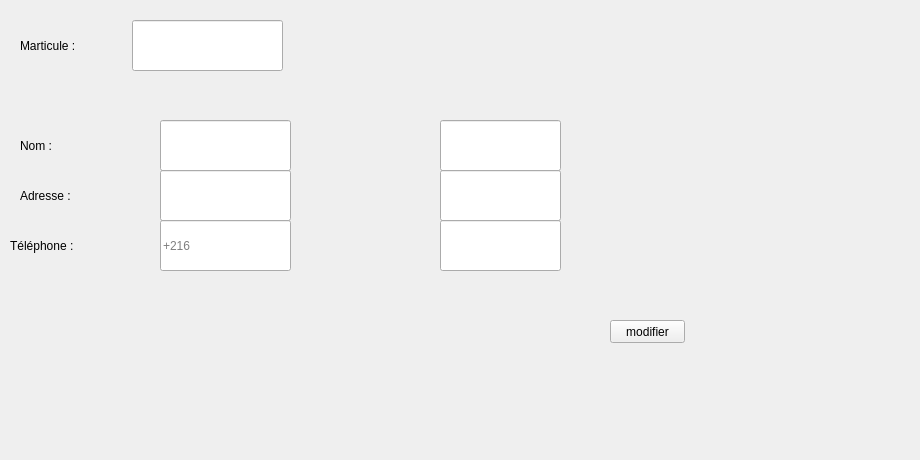
     <widget class="QWidget" name="tab_6">
      <attribute name="icon">
       <iconset>
        <normaloff>../../gestion_fournisseur/gEdit.png</normaloff>../../gestion_fournisseur/gEdit.png</iconset>
      </attribute>
      <attribute name="title">
       <string>Modifier</string>
      </attribute>
      <widget class="QLabel" name="label_9">
       <property name="geometry">
        <rect>
         <x>-20</x>
         <y>-30</y>
         <width>911</width>
         <height>451</height>
        </rect>
       </property>
       <property name="text">
        <string/>
       </property>
       <property name="pixmap">
        <pixmap resource="ressources.qrc">:/images/img/imf.jpg</pixmap>
       </property>
      </widget>
      <widget class="QLabel" name="label_10">
       <property name="geometry">
        <rect>
         <x>20</x>
         <y>30</y>
         <width>111</width>
         <height>31</height>
        </rect>
       </property>
       <property name="styleSheet">
        <string notr="true">font: 12pt &quot;MS Shell Dlg 2&quot;;</string>
       </property>
       <property name="text">
        <string>Marticule :</string>
       </property>
      </widget>
      <widget class="QLabel" name="label_11">
       <property name="geometry">
        <rect>
         <x>20</x>
         <y>180</y>
         <width>91</width>
         <height>31</height>
        </rect>
       </property>
       <property name="styleSheet">
        <string notr="true">font: 12pt &quot;MS Shell Dlg 2&quot;;</string>
       </property>
       <property name="text">
        <string>Adresse :</string>
       </property>
      </widget>
      <widget class="QLabel" name="label_12">
       <property name="geometry">
        <rect>
         <x>10</x>
         <y>230</y>
         <width>131</width>
         <height>31</height>
        </rect>
       </property>
       <property name="styleSheet">
        <string notr="true">font: 12pt &quot;MS Shell Dlg 2&quot;;</string>
       </property>
       <property name="text">
        <string>Téléphone :</string>
       </property>
      </widget>
      <widget class="QLineEdit" name="lineEdit_8">
       <property name="geometry">
        <rect>
         <x>160</x>
         <y>220</y>
         <width>131</width>
         <height>51</height>
        </rect>
       </property>
       <property name="placeholderText">
        <string>+216</string>
       </property>
      </widget>
      <widget class="QLineEdit" name="lineEdit_9">
       <property name="geometry">
        <rect>
         <x>160</x>
         <y>170</y>
         <width>131</width>
         <height>51</height>
        </rect>
       </property>
      </widget>
      <widget class="QLineEdit" name="lineEdit_10">
       <property name="geometry">
        <rect>
         <x>160</x>
         <y>120</y>
         <width>131</width>
         <height>51</height>
        </rect>
       </property>
       <property name="text">
        <string/>
       </property>
       <property name="placeholderText">
        <string/>
       </property>
      </widget>
      <widget class="QPushButton" name="pushButton_10">
       <property name="geometry">
        <rect>
         <x>490</x>
         <y>290</y>
         <width>111</width>
         <height>41</height>
        </rect>
       </property>
       <property name="styleSheet">
        <string notr="true">#pushButton_10{
	image: url(:/new/prefix1/i,qge/B.png);
border:none;}</string>
       </property>
       <property name="text">
        <string/>
       </property>
      </widget>
      <widget class="QLabel" name="label_39">
       <property name="geometry">
        <rect>
         <x>20</x>
         <y>130</y>
         <width>61</width>
         <height>31</height>
        </rect>
       </property>
       <property name="styleSheet">
        <string notr="true">font: 12pt &quot;MS Shell Dlg 2&quot;;</string>
       </property>
       <property name="text">
        <string>Nom :</string>
       </property>
      </widget>
      <widget class="QLineEdit" name="lineEdit">
       <property name="geometry">
        <rect>
         <x>440</x>
         <y>120</y>
         <width>121</width>
         <height>51</height>
        </rect>
       </property>
      </widget>
      <widget class="QLineEdit" name="lineEdit_2">
       <property name="geometry">
        <rect>
         <x>440</x>
         <y>170</y>
         <width>121</width>
         <height>51</height>
        </rect>
       </property>
      </widget>
      <widget class="QLineEdit" name="lineEdit_3">
       <property name="geometry">
        <rect>
         <x>440</x>
         <y>220</y>
         <width>121</width>
         <height>51</height>
        </rect>
       </property>
      </widget>
      <widget class="QLineEdit" name="lineEdit_4">
       <property name="geometry">
        <rect>
         <x>132</x>
         <y>20</y>
         <width>151</width>
         <height>51</height>
        </rect>
       </property>
      </widget>
      <widget class="QPushButton" name="pushButton_28">
       <property name="geometry">
        <rect>
         <x>340</x>
         <y>30</y>
         <width>145</width>
         <height>42</height>
        </rect>
       </property>
       <property name="styleSheet">
        <string notr="true">#pushButton_28{
	image: url(:/new/prefix1/i,qge/AP.png);
border:none;}</string>
       </property>
       <property name="text">
        <string/>
       </property>
      </widget>
      <widget class="QPushButton" name="modifier_fournisseur">
       <property name="geometry">
        <rect>
         <x>610</x>
         <y>320</y>
         <width>75</width>
         <height>23</height>
        </rect>
       </property>
       <property name="text">
        <string>modifier</string>
       </property>
      </widget>
     </widget>
